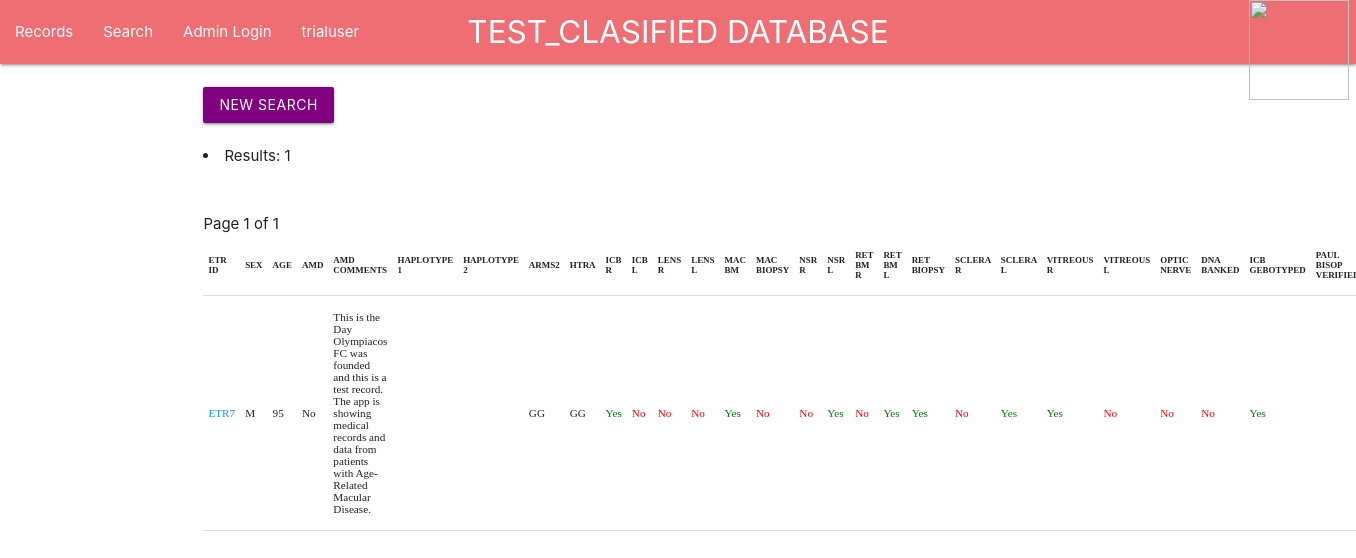
/records/ (signed in), run on the app's committed database.
### main/models.py (models this page shows, shortened)
class Record(models.Model):
    SEX_OPTIONS = (('F', 'F'), ('M', 'M'), ('NI', 'No Information'))
    AMD_OPTIONS = (('No', 'No'), ('Early', 'Early'), ('Borderline', 'Borderline'), ('Late', 'Late'), ('Wet', 'Wet'), ('Unknown', 'Unknown'), ('Not Clincial', 'Not Clincial'), ('Non Control', 'Non Control'))
    TISSUE_OPTIONS = (('Yes', 'Yes'), ('No', 'No'))
    MED_OPTIONS = (('Yes', 'Yes'), ('No', 'No'), ('NI', 'No Information'))
    COD_OPTIONS = (('Known', 'Known'), ('Unknown', 'Unknown'))
    GENO_OPTIONS = (('No Risk', 'No Risk'), ('Heterozygous Risk', 'Heterozygous Risk'), ('Homozygous Risk', 'Homozygous Risk'), ('Not Complete', 'Not Complete'))
    ETR_id = models.CharField(max_length=200, primary_key=True)
    SEX = models.CharField(max_length=14, choices=SEX_OPTIONS, blank=True)
    AGE = models.IntegerField(blank=True)
    date_processed = models.DateField(blank=True)
    pm_time = models.IntegerField(blank=True)
    AMD = models.CharField(max_length=15, choices=AMD_OPTIONS)
    AMD_comments = models.TextField(blank=True)
    image_file = models.CharField(max_length=100, blank=True)
    ICB_R = models.CharField(max_length=3, choices=TISSUE_OPTIONS, blank=False)
    ICB_L = models.CharField(max_length=3, choices=TISSUE_OPTIONS, blank=False)
    LENS_R = models.CharField(max_length=3, choices=TISSUE_OPTIONS, blank=False)
    LENS_L = models.CharField(max_length=3, choices=TISSUE_OPTIONS, blank=False)
    mac_BM = models.CharField(max_length=3, choices=TISSUE_OPTIONS, blank=False)
    mac_biopsy = models.CharField(max_length=3, choices=TISSUE_OPTIONS, blank=False)
    NSR_R = models.CharField(max_length=3, choices=TISSUE_OPTIONS, blank=False)
    NSR_L = models.CharField(max_length=3, choices=TISSUE_OPTIONS, blank=False)
    RET_BM_R = models.CharField(max_length=3, choices=TISSUE_OPTIONS, blank=False)
    RET_BM_L = models.CharField(max_length=3, choices=TISSUE_OPTIONS, blank=False)
    ret_biopsy = models.CharField(max_length=3, choices=TISSUE_OPTIONS, blank=False)
    SCLERA_R = models.CharField(max_length=3, choices=TISSUE_OPTIONS, blank=False)
    SCLERA_L = models.CharField(max_length=3, choices=TISSUE_OPTIONS, blank=False)
    VITREOUS_R = models.CharField(max_length=3, choices=TISSUE_OPTIONS, blank=False)
    VITREOUS_L = models.CharField(max_length=3, choices=TISSUE_OPTIONS, blank=False)
    optic_nerve = models.CharField(max_length=3, choices=TISSUE_OPTIONS, blank=False)
    DNA_Banked = models.CharField(max_length=3, choices=TISSUE_OPTIONS, blank=False)
    ICB_Genotyped = models.CharField(max_length=3, choices=TISSUE_OPTIONS, blank=False)
    Paul_Bisop = models.TextField(blank=True)
    comments = models.TextField(blank=True)
    other = models.TextField(blank=True)
    smoking = models.CharField(max_length=3, choices=MED_OPTIONS)
    smoking_comments = models.TextField(blank=True)
    diabetes = models.CharField(max_length=3, choices=MED_OPTIONS)
    diabetes_comments = models.TextField(blank=True)
    ocular_disease = models.CharField(max_length=3, choices=MED_OPTIONS)
    ocular_disease_comments = models.TextField(blank=True)
    COD = models.CharField(max_length=9, choices=COD_OPTIONS)
    COD_comments = models.TextField(blank=True)
    medication = models.TextField(blank=True)
    ethnicity = models.TextField(blank=True)
    additional_notes = models.TextField(blank=True)
    ARMS2 = models.CharField(max_length=3, blank=True)
    HTRA1 = models.CharField(max_length=3, blank=True)
    Risk = models.CharField(max_length=100, choices=GENO_OPTIONS, blank=True)
    haplotype_1 = models.CharField(max_length=200, blank=True)
    haplotype_2 = models.CharField(max_length=200, blank=True)
    probability = models.CharField(max_length=200, blank=True)
    Most_likely_haplotype = models.CharField(max_length=3, choices=TISSUE_OPTIONS, blank=True)
    Macular_Biopsy = models.CharField(max_length=400, blank=True)
    Macular_Slides = models.CharField(max_length=400, blank=True)
    Retinal_Biopsy = models.CharField(max_length=400, blank=True)
    Retinal_Slides = models.CharField(max_length=400, blank=True)
    Macular_Biopsy_Location = models.CharField(max_length=400, blank=True)
    Macular_Slides_Location = models.CharField(max_length=400, blank=True)
    Retinal_Biopsy_Location = models.CharField(max_length=400, blank=True)
    Retinal_Slides_Location = models.CharField(max_length=400, blank=True)
    RNA_Seq = models.TextField(blank=True)
    class Meta:
        verbose_name_plural = 'Records'
    """docstring for haplorypes"""

### main/views.py (the view)
# urls.py: path("records/", views.records, name='records'),
def records(request):
  search_list = Record.objects.all()
  search_filter = recordsfilter(request.GET, queryset=search_list)
  paginator = Paginator(search_filter.qs, 25)
  page = request.GET.get('page')
  try:
    items = paginator.page(page)
  except PageNotAnInteger:
    items = paginator.page(1)
  except EmptyPage:
    items = paginator.page(paginator.num_pages)
  index = items.number - 1
  max_index = len(paginator.page_range)
  start_index = index - 5 if index >= 5 else 0
  end_index = index + 5 if index <= max_index - 5 else max_index
  page_range = paginator.page_range[start_index:end_index]
  count = search_list.count()
  context = {'filter': search_filter, 'records': items, 'page_range': page_range, 'count': count}
  return render(request, 'main/records.html', context)

### main/templates/main/records.html (shortened to what this page needs)
{% extends 'main/header.html' %}
 {% load widget_tweaks %}
  {% block content %}
    {% if user.is_authenticated %}
        <a href="/search" style="background-color:purple; color:white" class="waves-effect waves-light btn">New Search</a>
        <br><br>
        <li>Results: {{count}}</li>
        <br><br>
          <table class="centered, highlight"  align="left" size="large" tr*25>
            <tr>
              <th>ETR ID</th>
              <th>Sex</th>
              <th>Age</th>
              <th>AMD</th>
              <th>AMD Comments</th>
              <th>Haplotype 1</th>
              <th>Haplotype 2</th>
              <th>ARMS2</th>
              <th>HTRA</th>
              <th>ICB R</th>
              <th>ICB L</th>
              <th>LENS R</th>
              <th>LENS L</th>
              <th>MAC BM</th>
              <th>MAC Biopsy</th>
              <th>NSR R</th>
              <th>NSR L</th>
              <th>RET BM R</th>
              <th>RET BM L</th>
              <th>RET Biopsy</th>
              <th>SCLERA R</th>
              <th>SCLERA L</th>
              <th>VITREOUS R</th>
              <th>VITREOUS L</th>
              <th>OPTIC Nerve</th>
              <th>DNA Banked</th>
              <th>ICB Gebotyped</th>
              <th>Paul Bisop Verified?</th>
            </tr>
          {% for med in records %}
            <tr>
              <td><a href="{% url 'main:details' pk=med.pk %}"> {{ med.ETR_id}}</a></td>
              <td> {{ med.SEX}}</td>
              <td> {{ med.AGE}}</td>
              <td> {{ med.AMD}}</td>
              <td> {{ med.AMD_comments}}</td>
              <td> {{ med.haplotype_1}}</td>
              <td> {{ med.haplotype_2}}</td>
              <td> {{ med.ARMS2}}</td>
              <td> {{ med.HTRA1}}</td>
              {% if med.ICB_R == 'Yes' %}
                <td style="color: green; "> {{ med.ICB_R}}</td>
              {% else %}
                <td style="color: red; "> {{ med.ICB_R}}</td>
              {% endif %}
              {% if med.ICB_L == 'Yes' %}
                <td style="color: green; "> {{ med.ICB_L}}</td>
              {% else %}
                <td style="color: red; "> {{ med.ICB_L}}</td>
              {% endif %}
              {% if med.LENS_R == 'Yes' %}
                <td style="color: green; "> {{ med.LENS_R}}</td>
              {% else %}
                <td style="color: red; "> {{ med.LENS_R}}</td>
              {% endif %}
              {% if med.LENS_L == 'Yes' %}
                <td style="color: green; "> {{ med.LENS_L}}</td>
              {% else %}
                <td style="color: red; "> {{ med.LENS_L}}</td>
              {% endif %}
              {% if med.mac_BM == 'Yes' %}
                <td style="color: green; "> {{ med.mac_BM}}</td>
              {% else %}
                <td style="color: red; "> {{ med.mac_BM}}</td>
              {% endif %}
              {% if med.mac_biopsy == 'Yes' %}
                <td style="color: green; "> {{ med.mac_biopsy}}</td>
              {% else %}
                <td style="color: red; "> {{ med.mac_biopsy}}</td>
              {% endif %}
              {% if med.NSR_R == 'Yes' %}
                <td style="color: green; "> {{ med.NSR_R}}</td>
              {% else %}
                <td style="color: red; "> {{ med.NSR_R}}</td>
              {% endif %}
              {% if med.NSR_L == 'Yes' %}
                <td style="color: green; "> {{ med.NSR_L}}</td>
              {% else %}
                <td style="color: red; "> {{ med.NSR_L}}</td>
              {% endif %}
              {% if med.RET_BM_R == 'Yes' %}
                <td style="color: green; "> {{ med.RET_BM_R}}</td>
              {% else %}
                <td style="color: red; "> {{ med.RET_BM_R}}</td>
              {% endif %}
              {% if med.RET_BM_L == 'Yes' %}
                <td style="color: green; "> {{ med.RET_BM_L}}</td>
              {% else %}
                <td style="color: red; "> {{ med.RET_BM_L}}</td>
              {% endif %}
              {% if med.ret_biopsy == 'Yes' %}
                <td style="color: green; "> {{ med.ret_biopsy}}</td>
              {% else %}
                <td style="color: red; "> {{ med.ret_biopsy}}</td>
              {% endif %}
              {% if med.SCLERA_R == 'Yes' %}
                <td style="color: green; "> {{ med.SCLERA_R}}</td>
              {% else %}
                <td style="color: red; "> {{ med.SCLERA_R}}</td>
              {% endif %}
              {% if med.SCLERA_L == 'Yes' %}
                <td style="color: green; "> {{ med.SCLERA_L}}</td>
              {% else %}
                <td style="color: red; "> {{ med.SCLERA_L}}</td>
              {% endif %}
              {% if med.VITREOUS_R == 'Yes' %}
                <td style="color: green; "> {{ med.VITREOUS_R}}</td>
              {% else %}
                <td style="color: red; "> {{ med.VITREOUS_R}}</td>
              {% endif %}
              {% if med.VITREOUS_L == 'Yes' %}
                <td style="color: green; "> {{ med.VITREOUS_L}}</td>
              {% else %}
                <td style="color: red; "> {{ med.VITREOUS_L}}</td>
              {% endif %}
              {% if med.optic_nerve == 'Yes' %}
                <td style="color: green; "> {{ med.optic_nerve}}</td>
              {% else %}
                <td style="color: red; "> {{ med.optic_nerve}}</td>
              {% endif %}
              {% if med.DNA_Banked == 'Yes' %}
                <td style="color: green; "> {{ med.DNA_Banked}}</td>
              {% else %}
                <td style="color: red; "> {{ med.DNA_Banked}}</td>
              {% endif %}
              {% if med.ICB_Genotyped == 'Yes' %}
                <td style="color: green; "> {{ med.ICB_Genotyped}}</td>
              {% else %}
                <td style="color: red; "> {{ med.ICB_Genotyped}}</td>
              {% endif %}
              <td> {{ med.Paul_Bisop}}</td>
            </tr>
          {% endfor %}
            <div class="pagination">
              <span class="step-links">
              <span class="current">
                Page {{ records.number }} of {{ records.paginator.num_pages }}
              </span>
              </span>
            </div>
          </table>
    {% endif %}
   {% endblock %}

### main/templates/main/header.html (shortened to what this page needs)
<head>
    <link rel="stylesheet" href="{% static "main/css/materialize.css" %}">
</head>
<body>
    {% include "main/includes/navbar.html" %}
    <div class="container">
        <br>
         {% block content %}
         {% endblock %}
    </div>
</body>

### main/templates/main/includes/navbar.html (shortened to what this page needs)
<nav class="nav-wrapper">
    <a href="/login" class="brand-logo center">TEST_CLASIFIED DATABASE</a>
    <a href="https://www.manchester.ac.uk" class="brand-logo right"><img src="http://assets.manchester.ac.uk/logos/lo-res/UniLogoTable_colourbackgrounds.png" width="100" height="-350"></a>
    <ul id="nav-mobile" class="left">
      <li><a href="/records">Records</a></li>
      <li><a class="dropdown-button" data-activates="search_dropdown">Search</a></li>
      <li><a href="/admin">Admin Login</a></li>
      {% if user.is_authenticated %}
          <li><a class="dropdown-button" data-activates="user_dropdown">{{user.username}}</a></li>
      {% endif %}
    </ul>
</nav>

### main/templates/main/records.html (style rules this page uses)
table { font-family: Cambria, serif; border-collapse: collapse; width:50%; }
th { font-weight: bold; text-transform: uppercase; font-size: 80%; }
tr { font-size: 70%; }

### data on the page
Record: ETR_id "ETR7", SEX "M", AGE "95", AMD "No", AMD_comments "This is the Day Olympiacos FC was founded and this is a test record. The app is showing medical records and data from patients with Age-Related Macular Disease.", ARMS2 "GG", HTRA1 "GG", ICB_R "Yes", ICB_L "No", LENS_R "No", LENS_L "No", mac_BM "Yes", mac_biopsy "No", NSR_R "No", NSR_L "Yes", RET_BM_R "No", RET_BM_L "Yes", ret_biopsy "Yes", SCLERA_R "No", SCLERA_L "Yes", VITREOUS_R "Yes", VITREOUS_L "No", optic_nerve "No", DNA_Banked "No", ICB_Genotyped "Yes"

### other printed values
{{ user.username }} "trialuser"
{{ count }} "1"
{{ records.number }} "1"
{{ records.paginator.num_pages }} "1"
